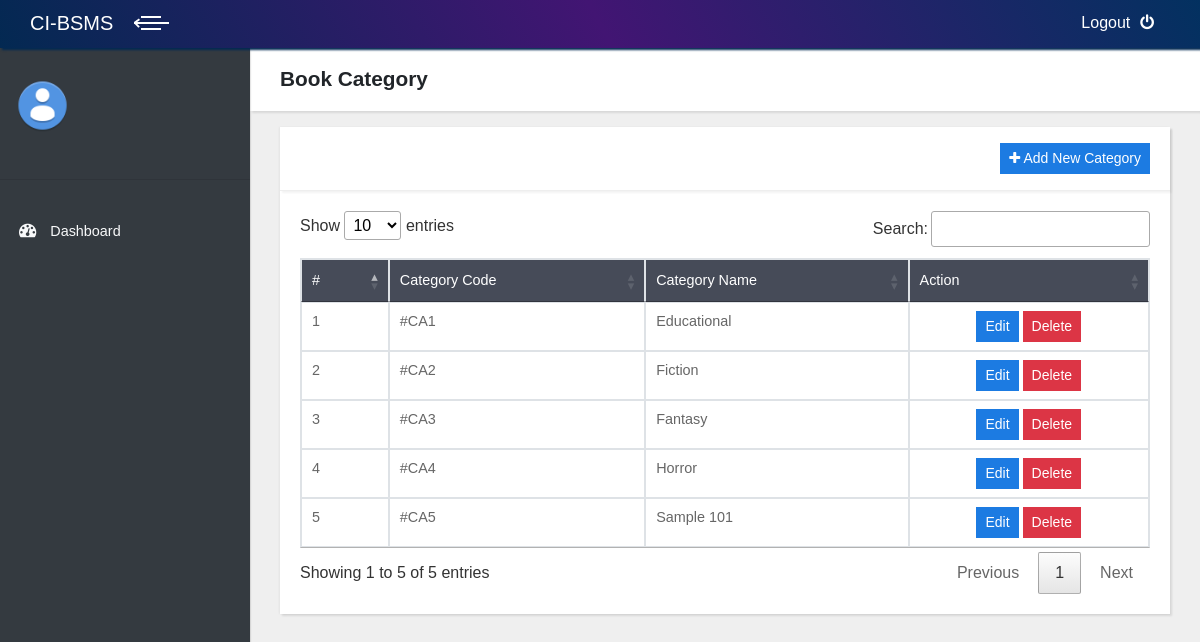
The app's page /index.php/category with its own data.
### tables this page shows
CREATE TABLE `book_category` (
  `category_code` int(11) NOT NULL,
  `category_name` varchar(100) NOT NULL
);

### application/controllers/Category.php (called while the page is built, shortened)
<?php
class Category extends CI_Controller {
	public function __construct()
	{
		$this->load->model('m_category','kat');
	}
	public function index()
	{
		$data['get_category']=$this->kat->get_category();
		$data['content']="v_category";
		$this->load->view('template', $data);
	}
}

### index.php (called while the page is built, shortened)
<?php
require_once BASEPATH.'core/CodeIgniter.php';

### application/models/M_category.php (called while the page is built, shortened)
<?php
class M_category extends CI_Model {
	public function get_category()
	{
		$tm_category=$this->db->get('book_category')->result();
		return $tm_category;
	}
}

### application/views/v_category.php (the view, shortened to what this page needs)
<header class="page-header">
  <div class="container-fluid">
    <h2 class="no-margin-bottom">Book Category</h2>
  </div>
</header>
<div class="container-fluid">
<div class="table-agile-info">
		<div class="card rounded-0 mt-3">
			<div class="card-header">
					<a href="#add" data-toggle="modal" class="btn btn-primary btn-sm rounded-0 pull-right"><i class="fa fa-plus"></i> Add New Category</a>
			</div>
			<div class="card-body">
				<table class="table table-hover table-bordered" id="example" ui-options=ui-options="{
						&quot;paging&quot;: {
						&quot;enabled&quot;: true
						},
						&quot;filtering&quot;: {
						&quot;enabled&quot;: true
						},
						&quot;sorting&quot;: {
						&quot;enabled&quot;: true
						}}">
					<thead style="background-color: #464b58; color:white;">
						<tr>
							<td>#</td>
							<td>Category Code</td>
							<td>Category Name</td>
							<td>Action</td>
						</tr></thead>
						<tbody style="background-color: white;">
						<?php $no=0; foreach ($get_category as $kat) : $no++;?>
						<tr>
							<td><?=$no?></td>
							<td>#CA<?=$kat->category_code?></td>
							<td><?=$kat->category_name?></td>
							<td class="text-center">
								<a href="#edit" onclick="edit('<?=$kat->category_code?>')" class="btn btn-primary  btn-sm rounded-0" data-toggle="modal">Edit</a>
								<a href="<?=base_url('index.php/category/hapus/'.$kat->category_code)?>" onclick="return confirm('Are you sure you want to delete this category?')" class="btn btn-danger btn-sm rounded-0">Delete</a>
							</td>
						</tr>
					<?php endforeach ?>
					</tbody>
				</table>
			</div>
		</div>
</div>

### assets/css/style.default.css (style rules this page uses)
body { overflow-x: hidden; }
a, i, span { display: inline-block; text-decoration: none; -webkit-transition: all 0.3s; transition: all 0.3s; }
.container-fluid { padding: 0 30px; }
header.page-header { padding: 20px 0; }
table { font-size: 0.9em; color: #666; }
.page-header { background: #fff; padding: 20px; -webkit-box-shadow: 2px 2px 2px rgba(0, 0, 0, 0.1); box-shadow: 2px 2px 2px rgba(0, 0, 0, 0.1); position: relative; z-index: 8; }
.card { margin-bottom: 30px; -webkit-box-shadow: 2px 2px 2px rgba(0, 0, 0, 0.1), -1px 0 2px rgba(0, 0, 0, 0.05); box-shadow: 2px 2px 2px rgba(0, 0, 0, 0.1), -1px 0 2px rgba(0, 0, 0, 0.05); }
.card-header { -webkit-box-shadow: 2px 2px 2px rgba(0, 0, 0, 0.05); box-shadow: 2px 2px 2px rgba(0, 0, 0, 0.05); }
.no-margin-bottom { margin-bottom: 0 !important; }
.btn { font-weight: 400; border: 1px solid transparent; padding: 0.375rem 0.75rem; font-size: 1rem; line-height: 1.5; border-radius: 0.25rem; -webkit-transition: background-color 0.15s ease-in-out, border-color 0.15s ease-in-out, -webkit-box-shadow 0.15s ease-in-out; transition: background-color 0.15s ease-in-out, border-color 0.15s ease-in-out, -webkit-box-shadow 0.15s ease-in-out; transition: background-color 0.15s ease-in-out, border-color 0.15s ease-in-out, box-shadow 0.15s ease-in-out; transition: background-color 0.15s ease-in-out, border-color 0.15s ease-in-out, box-shadow 0.15s ease-in-out, -webkit-box-shadow 0.15s ease-in-out; }
.btn-primary { color: color-yiq(#1c7be2); background-color: #1c7be2; border-color: #1c7be2; }
.btn-danger { color: color-yiq(#dc3545); background-color: #dc3545; border-color: #dc3545; }
.btn-sm { padding: 0.25rem 0.5rem; font-size: 0.875rem; line-height: 1.5; border-radius: 0.2rem; }
body { font-family: "Poppins", sans-serif; font-size: 1rem; font-weight: 400; line-height: 1.5; color: #212529; background-color: #fff; }
a { color: #1c7be2; text-decoration: none; }
h1, h2, h3, h4, h5, h6, .h1, .h2, .h3, .h4, .h5, .h6 { margin-bottom: 0.5rem; font-family: inherit; font-weight: 700; line-height: 1.1; color: inherit; }
h2, .h2 { font-size: 1.3rem; }
.card { background-color: #fff; border: 0 solid #eee; border-radius: 0; }
.card-body { padding: 1.25rem; }
.card-header { padding: 1rem 1.25rem; background-color: #fff; border-bottom: 1px solid #eee; }
.card-header:first-child { border-radius: 0 0 0 0; }

### records on screen
book_category: category_code "1", category_name "Educational"
book_category: category_code "2", category_name "Fiction"
book_category: category_code "3", category_name "Fantasy"
book_category: category_code "4", category_name "Horror"
book_category: category_code "5", category_name "Sample 101"
